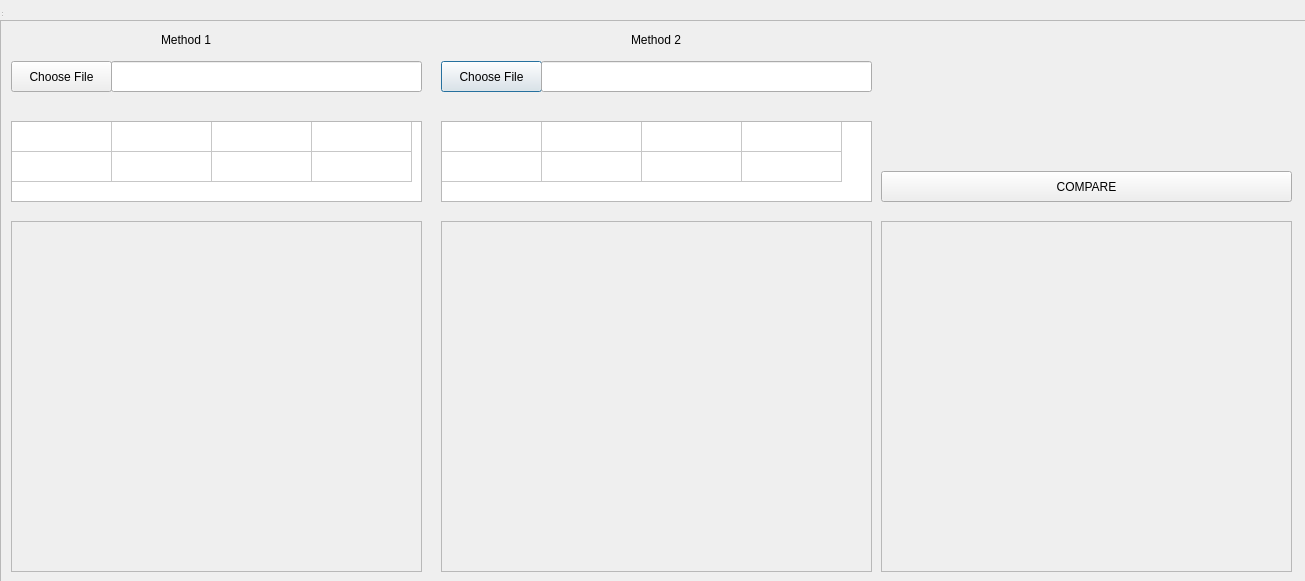
<?xml version="1.0" encoding="UTF-8"?>
<ui version="4.0">
 <class>QDialog</class>
 <widget class="QDialog" name="QDialog">
  <property name="geometry">
   <rect>
    <x>0</x>
    <y>0</y>
    <width>1305</width>
    <height>581</height>
   </rect>
  </property>
  <property name="windowTitle">
   <string>Compare</string>
  </property>
  <widget class="QMenuBar" name="menubar">
   <property name="geometry">
    <rect>
     <x>0</x>
     <y>0</y>
     <width>586</width>
     <height>22</height>
    </rect>
   </property>
  </widget>
  <widget class="QStatusBar" name="statusbar">
   <property name="geometry">
    <rect>
     <x>0</x>
     <y>0</y>
     <width>3</width>
     <height>18</height>
    </rect>
   </property>
  </widget>
  <widget class="QScrollArea" name="scrollArea">
   <property name="geometry">
    <rect>
     <x>0</x>
     <y>20</y>
     <width>1331</width>
     <height>591</height>
    </rect>
   </property>
   <property name="widgetResizable">
    <bool>true</bool>
   </property>
   <widget class="QWidget" name="scrollAreaWidgetContents_4">
    <property name="geometry">
     <rect>
      <x>0</x>
      <y>0</y>
      <width>1329</width>
      <height>589</height>
     </rect>
    </property>
    <widget class="QWidget" name="centralwidget" native="true">
     <property name="geometry">
      <rect>
       <x>0</x>
       <y>0</y>
       <width>1301</width>
       <height>571</height>
      </rect>
     </property>
     <widget class="QLabel" name="label_15">
      <property name="geometry">
       <rect>
        <x>160</x>
        <y>10</y>
        <width>67</width>
        <height>17</height>
       </rect>
      </property>
      <property name="text">
       <string>Method 1</string>
      </property>
     </widget>
     <widget class="QLabel" name="label_16">
      <property name="geometry">
       <rect>
        <x>630</x>
        <y>10</y>
        <width>67</width>
        <height>17</height>
       </rect>
      </property>
      <property name="text">
       <string>Method 2</string>
      </property>
     </widget>
     <widget class="QPushButton" name="pBtChooseFile2">
      <property name="geometry">
       <rect>
        <x>440</x>
        <y>40</y>
        <width>101</width>
        <height>31</height>
       </rect>
      </property>
      <property name="text">
       <string>Choose File</string>
      </property>
     </widget>
     <widget class="QPushButton" name="pBtChooseFile1">
      <property name="geometry">
       <rect>
        <x>10</x>
        <y>40</y>
        <width>101</width>
        <height>31</height>
       </rect>
      </property>
      <property name="text">
       <string>Choose File</string>
      </property>
     </widget>
     <widget class="QLineEdit" name="lineChooseFile1">
      <property name="geometry">
       <rect>
        <x>110</x>
        <y>40</y>
        <width>311</width>
        <height>31</height>
       </rect>
      </property>
     </widget>
     <widget class="QLineEdit" name="lineChooseFile2">
      <property name="geometry">
       <rect>
        <x>540</x>
        <y>40</y>
        <width>331</width>
        <height>31</height>
       </rect>
      </property>
     </widget>
     <widget class="QTableWidget" name="tbguess1">
      <property name="geometry">
       <rect>
        <x>10</x>
        <y>100</y>
        <width>411</width>
        <height>81</height>
       </rect>
      </property>
      <property name="rowCount">
       <number>2</number>
      </property>
      <property name="columnCount">
       <number>4</number>
      </property>
      <attribute name="horizontalHeaderVisible">
       <bool>false</bool>
      </attribute>
      <attribute name="horizontalHeaderHighlightSections">
       <bool>true</bool>
      </attribute>
      <attribute name="verticalHeaderVisible">
       <bool>false</bool>
      </attribute>
      <row/>
      <row/>
      <column/>
      <column/>
      <column/>
      <column/>
     </widget>
     <widget class="QTableWidget" name="tbguess2">
      <property name="geometry">
       <rect>
        <x>440</x>
        <y>100</y>
        <width>431</width>
        <height>81</height>
       </rect>
      </property>
      <property name="rowCount">
       <number>2</number>
      </property>
      <property name="columnCount">
       <number>4</number>
      </property>
      <attribute name="horizontalHeaderVisible">
       <bool>false</bool>
      </attribute>
      <attribute name="horizontalHeaderHighlightSections">
       <bool>true</bool>
      </attribute>
      <attribute name="verticalHeaderVisible">
       <bool>false</bool>
      </attribute>
      <row/>
      <row/>
      <column/>
      <column/>
      <column/>
      <column/>
     </widget>
     <widget class="QScrollArea" name="showchart1">
      <property name="geometry">
       <rect>
        <x>10</x>
        <y>200</y>
        <width>411</width>
        <height>351</height>
       </rect>
      </property>
      <property name="widgetResizable">
       <bool>true</bool>
      </property>
      <widget class="QWidget" name="scrollAreaWidgetContents">
       <property name="geometry">
        <rect>
         <x>0</x>
         <y>0</y>
         <width>409</width>
         <height>349</height>
        </rect>
       </property>
      </widget>
     </widget>
     <widget class="QScrollArea" name="showchart2">
      <property name="geometry">
       <rect>
        <x>440</x>
        <y>200</y>
        <width>431</width>
        <height>351</height>
       </rect>
      </property>
      <property name="widgetResizable">
       <bool>true</bool>
      </property>
      <widget class="QWidget" name="scrollAreaWidgetContents_2">
       <property name="geometry">
        <rect>
         <x>0</x>
         <y>0</y>
         <width>429</width>
         <height>349</height>
        </rect>
       </property>
      </widget>
     </widget>
     <widget class="QPushButton" name="showchart">
      <property name="geometry">
       <rect>
        <x>880</x>
        <y>150</y>
        <width>411</width>
        <height>31</height>
       </rect>
      </property>
      <property name="text">
       <string>COMPARE</string>
      </property>
     </widget>
     <widget class="QScrollArea" name="showchart1_2">
      <property name="geometry">
       <rect>
        <x>880</x>
        <y>200</y>
        <width>411</width>
        <height>351</height>
       </rect>
      </property>
      <property name="widgetResizable">
       <bool>true</bool>
      </property>
      <widget class="QWidget" name="scrollAreaWidgetContents_3">
       <property name="geometry">
        <rect>
         <x>0</x>
         <y>0</y>
         <width>409</width>
         <height>349</height>
        </rect>
       </property>
      </widget>
     </widget>
    </widget>
   </widget>
  </widget>
 </widget>
 <resources/>
 <connections/>
</ui>
